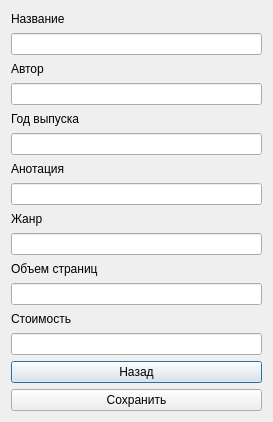
<?xml version="1.0" encoding="UTF-8"?>
<ui version="4.0">
 <class>EditBook</class>
 <widget class="QDialog" name="EditBook">
  <property name="geometry">
   <rect>
    <x>0</x>
    <y>0</y>
    <width>273</width>
    <height>422</height>
   </rect>
  </property>
  <property name="windowTitle">
   <string>Dialog</string>
  </property>
  <layout class="QVBoxLayout" name="verticalLayout">
   <item>
    <widget class="QLabel" name="label">
     <property name="text">
      <string>Название</string>
     </property>
    </widget>
   </item>
   <item>
    <widget class="QLineEdit" name="name"/>
   </item>
   <item>
    <widget class="QLabel" name="label_2">
     <property name="text">
      <string>Автор</string>
     </property>
    </widget>
   </item>
   <item>
    <widget class="QLineEdit" name="author"/>
   </item>
   <item>
    <widget class="QLabel" name="label_3">
     <property name="text">
      <string>Год выпуска</string>
     </property>
    </widget>
   </item>
   <item>
    <widget class="QLineEdit" name="yearB"/>
   </item>
   <item>
    <widget class="QLabel" name="label_4">
     <property name="text">
      <string>Анотация</string>
     </property>
    </widget>
   </item>
   <item>
    <widget class="QLineEdit" name="annot"/>
   </item>
   <item>
    <widget class="QLabel" name="label_5">
     <property name="text">
      <string>Жанр</string>
     </property>
    </widget>
   </item>
   <item>
    <widget class="QLineEdit" name="genre"/>
   </item>
   <item>
    <widget class="QLabel" name="label_6">
     <property name="text">
      <string>Объем страниц</string>
     </property>
    </widget>
   </item>
   <item>
    <widget class="QLineEdit" name="pages"/>
   </item>
   <item>
    <widget class="QLabel" name="label_7">
     <property name="text">
      <string>Стоимость</string>
     </property>
    </widget>
   </item>
   <item>
    <widget class="QLineEdit" name="price"/>
   </item>
   <item>
    <widget class="QPushButton" name="back">
     <property name="text">
      <string>Назад</string>
     </property>
    </widget>
   </item>
   <item>
    <widget class="QPushButton" name="save">
     <property name="text">
      <string>Сохранить</string>
     </property>
    </widget>
   </item>
  </layout>
 </widget>
 <resources/>
 <connections/>
</ui>
